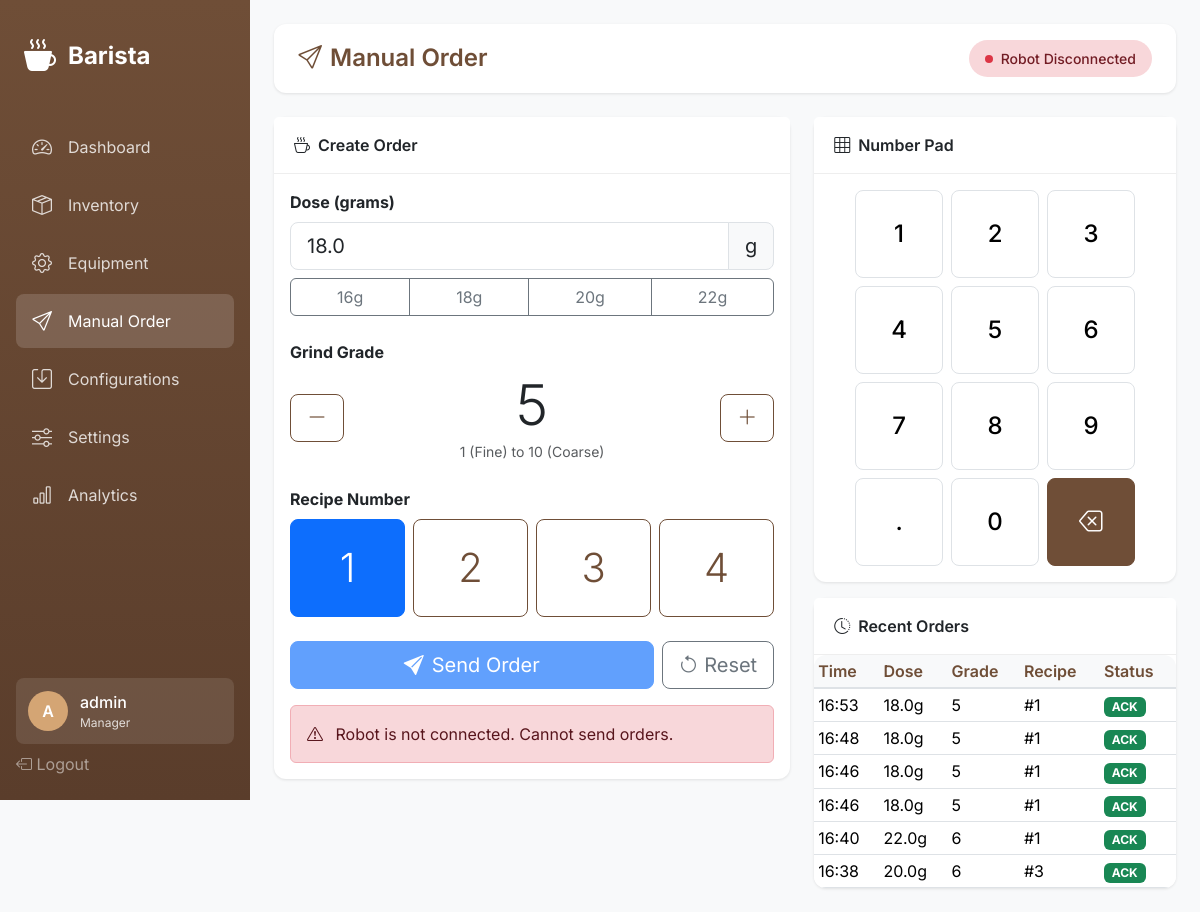
The page /manual-order/ (signed in) on the database its author committed.
### barista_app/models.py (models this page shows, shortened)
class UserProfile(AbstractUser):
    ROLE_CHOICES = [
        ('barista', 'Barista'),
        ('technician', 'Technician'),
        ('supervisor', 'Supervisor'),
        ('manager', 'Manager'),
    ]
    role = models.CharField(max_length=20, choices=ROLE_CHOICES, default='barista')
    last_activity = models.DateTimeField(null=True, blank=True)
    class Meta:
        db_table = 'user_profiles'
    def can_send_manual_orders(self):
        return self.role in ['supervisor', 'technician', 'manager']

class ManualOrder(models.Model):
    STATUS_CHOICES = [
        ('pending', 'Pending'),
        ('sent', 'Sent'),
        ('ack', 'Acknowledged'),
        ('error', 'Error'),
    ]
    dose_grams = models.FloatField(
        validators=[MinValueValidator(0.1), MaxValueValidator(200.0)]
    )
    grind_grade = models.IntegerField(
        validators=[MinValueValidator(1), MaxValueValidator(10)]
    )
    recipe_number = models.IntegerField(
        validators=[MinValueValidator(1), MaxValueValidator(4)]
    )
    status = models.CharField(max_length=20, choices=STATUS_CHOICES, default='pending')
    response_message = models.TextField(blank=True)
    created_by = models.ForeignKey(
        UserProfile,
        on_delete=models.SET_NULL,
        null=True,
        related_name='manual_orders'
    )
    created_at = models.DateTimeField(auto_now_add=True)
    class Meta:
        db_table = 'manual_orders'
        ordering = ['-created_at']

### barista_app/views.py (the view)
# urls.py: path('manual-order/', views.manual_order, name='manual-order'),
@login_required
def manual_order(request):
    if not request.user.can_send_manual_orders():
        messages.error(request, 'You do not have permission to send manual orders')
        return redirect('dashboard')
    robot_connected, robot_status = check_robot_connection()
    recent_orders = ManualOrder.objects.filter(created_by=request.user)[:10]
    return render(request, 'barista/manual_order.html', {
        'robot_connected': robot_connected,
        'robot_status': robot_status,
        'recent_orders': recent_orders,
    })

### barista_app/templates/barista/manual_order.html (shortened to what this page needs)
{% extends 'barista/base.html' %}
{% block content %}
<div class="top-bar">
    <h1 class="page-title">
        <i class="bi bi-send me-2"></i>Manual Order
    </h1>
    <div class="status-badge {% if robot_connected %}connected{% else %}disconnected{% endif %}">
        <span class="status-dot"></span>
        <span>Robot {% if robot_connected %}Connected{% else %}Disconnected{% endif %}</span>
    </div>
</div>
<div class="row">
    <div class="col-lg-7">
        <div class="card">
            <div class="card-header">
                <i class="bi bi-cup-hot me-2"></i>Create Order
            </div>
            <div class="card-body">
                <form id="order-form">
                    <div class="mb-4">
                        <label class="form-label fw-bold">Dose (grams)</label>
                        <div class="input-group input-group-lg mb-2">
                            <input type="number" class="form-control" id="dose-input"
                                   value="18.0" min="0.1" max="200" step="0.1"
                                   onfocus="setActiveInput(this)" required>
                            <span class="input-group-text">g</span>
                        </div>
                        <div class="btn-group w-100" role="group">
                            <button type="button" class="btn btn-outline-secondary" onclick="setDose(16)">16g</button>
                            <button type="button" class="btn btn-outline-secondary" onclick="setDose(18)">18g</button>
                            <button type="button" class="btn btn-outline-secondary" onclick="setDose(20)">20g</button>
                            <button type="button" class="btn btn-outline-secondary" onclick="setDose(22)">22g</button>
                        </div>
                    </div>
                    <div class="mb-4">
                        <label class="form-label fw-bold">Grind Grade</label>
                        <div class="d-flex align-items-center gap-3">
                            <button type="button" class="btn btn-outline-primary btn-lg" onclick="adjustGrade(-1)">
                                <i class="bi bi-dash-lg"></i>
                            </button>
                            <div class="text-center flex-grow-1">
                                <div class="display-4" id="grade-display">5</div>
                                <small class="text-muted">1 (Fine) to 10 (Coarse)</small>
                            </div>
                            <button type="button" class="btn btn-outline-primary btn-lg" onclick="adjustGrade(1)">
                                <i class="bi bi-plus-lg"></i>
                            </button>
                        </div>
                    </div>
                    <div class="mb-4">
                        <label class="form-label fw-bold">Recipe Number</label>
                        <div class="row g-2">
                            <div class="col-3">
                                <button type="button" class="btn btn-outline-primary btn-lg w-100 py-4 recipe-btn active" data-recipe="1">
                                    <div class="display-6">1</div>
                                </button>
                            </div>
                            <div class="col-3">
                                <button type="button" class="btn btn-outline-primary btn-lg w-100 py-4 recipe-btn" data-recipe="2">
                                    <div class="display-6">2</div>
                                </button>
                            </div>
                            <div class="col-3">
                                <button type="button" class="btn btn-outline-primary btn-lg w-100 py-4 recipe-btn" data-recipe="3">
                                    <div class="display-6">3</div>
                                </button>
                            </div>
                            <div class="col-3">
                                <button type="button" class="btn btn-outline-primary btn-lg w-100 py-4 recipe-btn" data-recipe="4">
                                    <div class="display-6">4</div>
                                </button>
                            </div>
                        </div>
                    </div>
                    <div class="d-flex gap-2">
                        <button type="submit" class="btn btn-primary btn-lg flex-grow-1" id="send-btn"
                                {% if not robot_connected %}disabled{% endif %}>
                            <i class="bi bi-send-fill me-2"></i>Send Order
                        </button>
                        <button type="button" class="btn btn-outline-secondary btn-lg" onclick="resetForm()">
                            <i class="bi bi-arrow-counterclockwise"></i> Reset
                        </button>
                    </div>
                    {% if not robot_connected %}
                    <div class="alert alert-danger mt-3 mb-0">
                        <i class="bi bi-exclamation-triangle me-2"></i>
                        Robot is not connected. Cannot send orders.
                    </div>
                    {% endif %}
                </form>
            </div>
        </div>
    </div>
    <div class="col-lg-5">
        <div class="card">
            <div class="card-header">
                <i class="bi bi-grid-3x3 me-2"></i>Number Pad
            </div>
            <div class="card-body">
                <div class="keypad mx-auto">
                    <button type="button" class="keypad-btn" data-value="1">1</button>
                    <button type="button" class="keypad-btn" data-value="2">2</button>
                    <button type="button" class="keypad-btn" data-value="3">3</button>
                    <button type="button" class="keypad-btn" data-value="4">4</button>
                    <button type="button" class="keypad-btn" data-value="5">5</button>
                    <button type="button" class="keypad-btn" data-value="6">6</button>
                    <button type="button" class="keypad-btn" data-value="7">7</button>
                    <button type="button" class="keypad-btn" data-value="8">8</button>
                    <button type="button" class="keypad-btn" data-value="9">9</button>
                    <button type="button" class="keypad-btn" data-value=".">.</button>
                    <button type="button" class="keypad-btn" data-value="0">0</button>
                    <button type="button" class="keypad-btn action" data-value="backspace">
                        <i class="bi bi-backspace"></i>
                    </button>
                </div>
            </div>
        </div>
        <div class="card mt-3">
            <div class="card-header">
                <i class="bi bi-clock-history me-2"></i>Recent Orders
            </div>
            <div class="card-body p-0">
                <div class="table-responsive">
                    <table class="table table-sm mb-0">
                        <thead>
                            <tr>
                                <th>Time</th>
                                <th>Dose</th>
                                <th>Grade</th>
                                <th>Recipe</th>
                                <th>Status</th>
                            </tr>
                        </thead>
                        <tbody id="recent-orders">
                            {% for order in recent_orders %}
                            <tr>
                                <td>{{ order.created_at|time:"H:i" }}</td>
                                <td>{{ order.dose_grams }}g</td>
                                <td>{{ order.grind_grade }}</td>
                                <td>#{{ order.recipe_number }}</td>
                                <td>
                                    {% if order.status == 'ack' %}
                                    <span class="badge bg-success">ACK</span>
                                    {% elif order.status == 'error' %}
                                    <span class="badge bg-danger">ERR</span>
                                    {% else %}
                                    <span class="badge bg-secondary">{{ order.status }}</span>
                                    {% endif %}
                                </td>
                            </tr>
                            {% empty %}
                            <tr>
                                <td colspan="5" class="text-center text-muted py-3">
                                    No recent orders
                                </td>
                            </tr>
                            {% endfor %}
                        </tbody>
                    </table>
                </div>
            </div>
        </div>
    </div>
</div>
{% endblock %}

### barista_app/templates/barista/base.html (shortened to what this page needs)
{% load static %}
<!DOCTYPE html>
<html lang="en" data-bs-theme="light">
<head>
    <link href="https://cdn.jsdelivr.net/npm/bootstrap@5.3.2/dist/css/bootstrap.min.css" rel="stylesheet">
    <link href="https://cdn.jsdelivr.net/npm/bootstrap-icons@1.11.1/font/bootstrap-icons.css" rel="stylesheet">
</head>
<body>
    {% if user.is_authenticated %}
    <nav class="sidebar">
        <a href="{% url 'dashboard' %}" class="sidebar-brand">
            <i class="bi bi-cup-hot-fill"></i>
            <span>Barista</span>
        </a>
        <ul class="sidebar-nav">
            <li class="nav-item">
                <a href="{% url 'dashboard' %}" class="nav-link {% if request.resolver_match.url_name == 'dashboard' %}active{% endif %}">
                    <i class="bi bi-speedometer2"></i>
                    <span>Dashboard</span>
                </a>
            </li>
            <li class="nav-item">
                <a href="{% url 'inventory-dashboard' %}" class="nav-link {% if 'inventory' in request.path %}active{% endif %}">
                    <i class="bi bi-box-seam"></i>
                    <span>Inventory</span>
                </a>
            </li>
            <li class="nav-item">
                <a href="{% url 'equipment-overview' %}" class="nav-link {% if 'equipment' in request.path %}active{% endif %}">
                    <i class="bi bi-gear"></i>
                    <span>Equipment</span>
                </a>
            </li>
            <li class="nav-item">
                <a href="{% url 'manual-order' %}" class="nav-link {% if request.resolver_match.url_name == 'manual-order' %}active{% endif %}">
                    <i class="bi bi-send"></i>
                    <span>Manual Order</span>
                </a>
            </li>
            <li class="nav-item">
                <a href="{% url 'configurations-list' %}" class="nav-link {% if 'configurations' in request.path %}active{% endif %}">
                    <i class="bi bi-save"></i>
                    <span>Configurations</span>
                </a>
            </li>
            <li class="nav-item">
                <a href="{% url 'settings-display' %}" class="nav-link {% if 'settings' in request.path %}active{% endif %}">
                    <i class="bi bi-sliders"></i>
                    <span>Settings</span>
                </a>
            </li>
            <li class="nav-item">
                <a href="{% url 'analytics-overview' %}" class="nav-link {% if 'analytics' in request.path %}active{% endif %}">
                    <i class="bi bi-bar-chart"></i>
                    <span>Analytics</span>
                </a>
            </li>
        </ul>
        <div class="sidebar-footer">
            <div class="user-info">
                <div class="user-avatar">
                    {{ user.username|slice:":1"|upper }}
                </div>
                <div class="user-details">
                    <div class="user-name">{{ user.username }}</div>
                    <div class="user-role">{{ user.get_role_display }}</div>
                </div>
            </div>
            <a href="{% url 'logout' %}" class="nav-link text-white-50">
                <i class="bi bi-box-arrow-left"></i>
                <span>Logout</span>
            </a>
        </div>
    </nav>
    {% endif %}
    <main class="main-content {% if not user.is_authenticated %}ms-0{% endif %}">
        {% block content %}{% endblock %}
    </main>
</body>
</html>

### rows shown on the page
UserProfile: username "A", username "admin", role "Manager"
ManualOrder: created_at "16:53", dose_grams "18.0", grind_grade "5", recipe_number "1", status "ACK"
ManualOrder: created_at "16:48", dose_grams "18.0", grind_grade "5", recipe_number "1", status "ACK"
ManualOrder: created_at "16:46", dose_grams "18.0", grind_grade "5", recipe_number "1", status "ACK"
ManualOrder: created_at "16:46", dose_grams "18.0", grind_grade "5", recipe_number "1", status "ACK"
ManualOrder: created_at "16:40", dose_grams "22.0", grind_grade "6", recipe_number "1", status "ACK"
ManualOrder: created_at "16:38", dose_grams "20.0", grind_grade "6", recipe_number "3", status "ACK"
